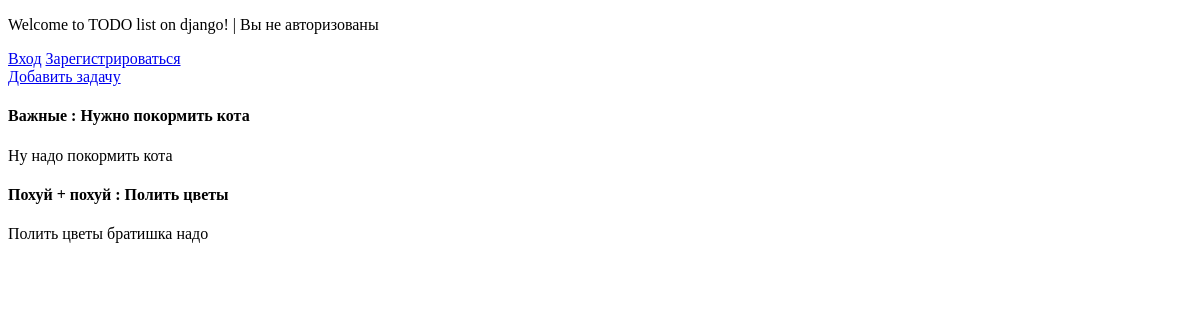
Before: / with the older database file.
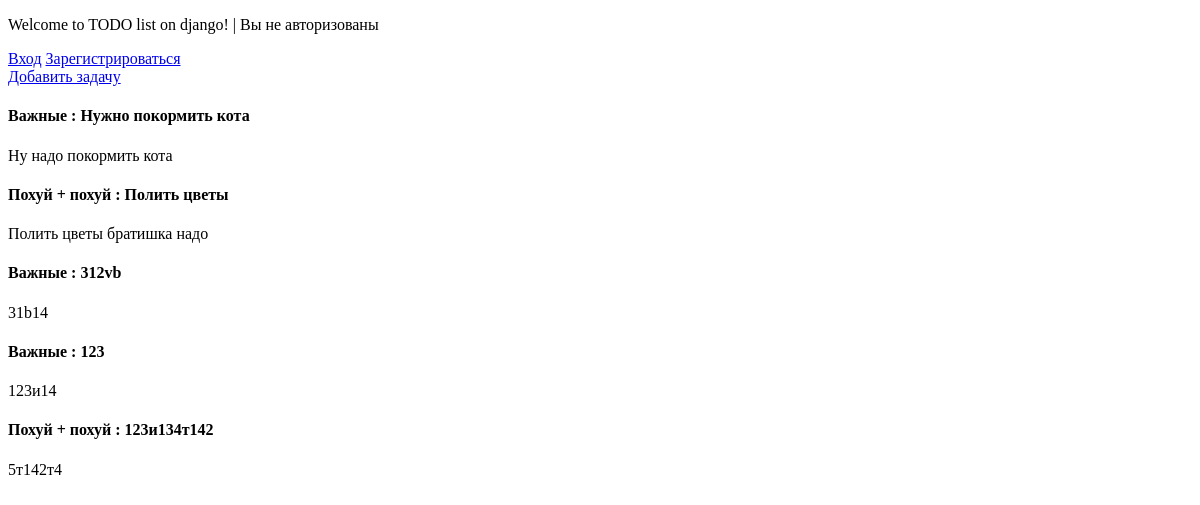
After: the same page with the newer database file.
### src/models.py (models this page shows, shortened)
class Task(models.Model):
    name = models.CharField(max_length=255, blank=False)
    user = models.ForeignKey(User, on_delete=models.CASCADE)
    description = models.TextField(blank=True)
    category = models.ForeignKey(Category, null=True, on_delete=models.SET_NULL)
    disabled = models.BooleanField(default=False)
    created_at = models.DateTimeField(auto_now_add=True)
    update_at = models.DateTimeField(auto_now=True)

class Category(models.Model):
    name = models.CharField(max_length=127)
    def __str__(self):
        return self.name

### src/views.py (the view)
# urls.py: path('', index, name='index'),
def index(request):
    context = {}
    username = None
    if request.user.is_authenticated:
        username = request.user.username
    context.update({"username": username})
    context.update({"to_do": Task.objects.all()})
    return render(request, 'index.html', context=context)

### templates/index.html (shortened to what this page needs)
<!DOCTYPE html>
<html lang="en">
<head>
</head>
<body>
<div>
    <p>Welcome to TODO list on django! |
        {% if username %}
            {{ username }}
        {% else %}
            Вы не авторизованы
        {% endif %}
    </p>
</div>
<div>
    <a href="{% url 'login' %}">Вход</a>
    {% if username %}
    <a href="{% url 'logout' %}">Выход</a>
    {% else %}
    <a href="{% url 'registration' %}">Зарегистрироваться</a>
    {% endif %}
</div>
<div>
    <a href="{% url 'add-task' %}">Добавить задачу</a>
    {% for i in to_do %}
        <h4>{{ i.category }} : {{ i.name }}</h4>
        <p>{{ i.description }}</p>
    {% endfor %}
</div>
</body>
</html>

Changed rows visible on the page:
added Task: category "Важные", name "312vb", description "31b14"
added Task: category "Важные", name "123", description "123и14"
added Task: category "Похуй + похуй", name "123и134т142", description "5т142т4"
